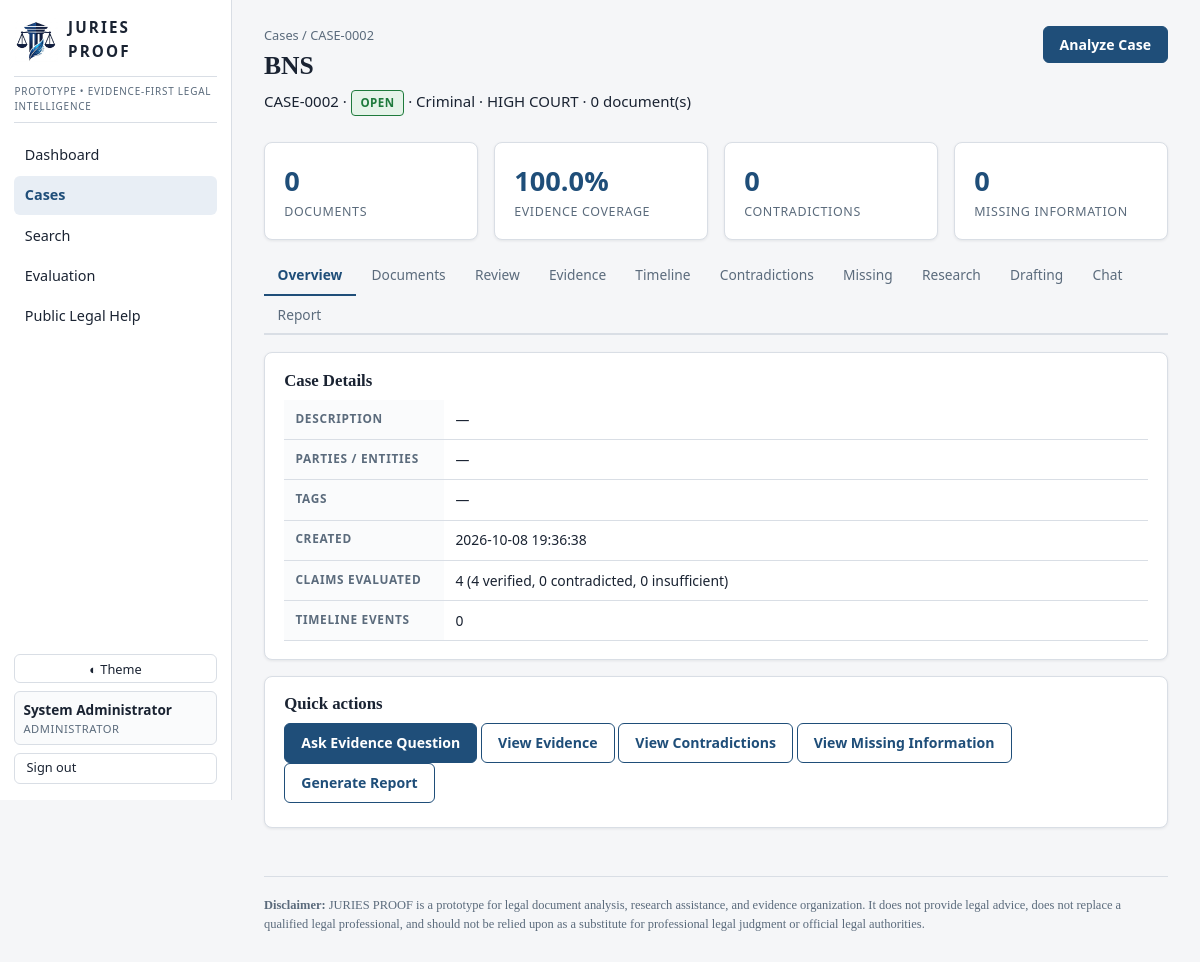
/cases/CASE-0002 (signed in), run on the app's committed database.
### tables this page shows
CREATE TABLE users (
    id INTEGER PRIMARY KEY AUTOINCREMENT,
    username TEXT UNIQUE NOT NULL,
    password_hash TEXT NOT NULL,
    role TEXT NOT NULL DEFAULT 'analyst',
    display_name TEXT,
    created_at TEXT NOT NULL
);

CREATE TABLE cases (
    id TEXT PRIMARY KEY,
    title TEXT NOT NULL,
    case_type TEXT,
    jurisdiction TEXT,
    status TEXT NOT NULL DEFAULT 'Open',
    description TEXT,
    parties TEXT,
    tags TEXT,
    created_at TEXT NOT NULL,
    updated_at TEXT NOT NULL
);

### app.py (the view)
@app.route("/cases/<case_id>")
@login_required
def case_detail(case_id, tab="overview"):
    tab = request.args.get("tab", "overview")
    case = query("SELECT * FROM cases WHERE id = ?", (case_id,), one=True)
    if not case:
        flash("Case not found.", "danger")
        return redirect(url_for("cases_page"))
    documents = query("SELECT * FROM documents WHERE case_id = ? ORDER BY upload_date DESC", (case_id,))
    coverage = analysis.evidence_coverage(case_id)
    counts = {
        "contradictions": query("SELECT COUNT(*) c FROM contradictions WHERE case_id=?", (case_id,), one=True)["c"],
        "missing": query("SELECT COUNT(*) c FROM missing_info WHERE case_id=? AND status='OPEN'", (case_id,), one=True)["c"],
        "claims": query("SELECT COUNT(*) c FROM claims WHERE case_id=?", (case_id,), one=True)["c"],
        "events": query("SELECT COUNT(*) c FROM events WHERE case_id=?", (case_id,), one=True)["c"],
    }
    ctx = {"case": case, "documents": documents, "tab": tab, "coverage": coverage, "counts": counts}
    if tab == "chat":
        ctx["messages"] = query("SELECT * FROM chat_messages WHERE case_id=? ORDER BY id DESC LIMIT 40", (case_id,))[::-1]
        ctx["claims"] = query("SELECT * FROM claims WHERE case_id=? AND origin='rag' ORDER BY created_at DESC LIMIT 30", (case_id,))
    elif tab == "timeline":
        ctx["events"] = query("SELECT * FROM events WHERE case_id=? ORDER BY id", (case_id,))
    elif tab == "contradictions":
        ctx["contradictions"] = query("SELECT * FROM contradictions WHERE case_id=? ORDER BY id DESC", (case_id,))
    elif tab == "missing":
        ctx["missing"] = query("SELECT * FROM missing_info WHERE case_id=? ORDER BY id DESC", (case_id,))
    elif tab == "review":
        ctx["review"] = analysis.run_case_review(case_id)
    return render_template("case_detail.html", **ctx)

### app.py (called while the page is built)
def current_user():
    uid = session.get("uid")
    if not uid:
        return None
    return query("SELECT * FROM users WHERE id = ?", (uid,), one=True)

def login_required(f):
    @wraps(f)
    def wrapper(*args, **kwargs):
        if not session.get("uid"):
            return redirect(url_for("login"))
        return f(*args, **kwargs)
    return wrapper

@app.context_processor
def inject_globals():
    user = current_user()
    return dict(now=datetime.utcnow(), current_user=user,
                role_labels=ROLE_LABELS, app_name="JURIES PROOF",
                llm_configured=config.llm_configured())

### jp/analysis.py (called while the page is built)
def evidence_coverage(case_id):
    claims = query("SELECT status FROM claims WHERE case_id = ?", (case_id,))
    total = len(claims)
    counts = {"VERIFIED": 0, "PARTIALLY SUPPORTED": 0, "UNSUPPORTED": 0,
              "CONTRADICTED": 0, "INSUFFICIENT EVIDENCE": 0}
    for c in claims:
        if c["status"] in counts:
            counts[c["status"]] += 1
    supported = counts["VERIFIED"]
    coverage = round(supported / total * 100, 1) if total else None
    return {
        "total_claims": total,
        "counts": counts,
        "coverage": coverage,
        "message": None if total >= 3 else "Not enough evaluated claims to calculate evidence coverage.",
    }

### jp/config.py (called while the page is built)
def llm_configured():
    return bool(GEMINI_API_KEY or OPENAI_API_KEY)

### jp/db.py (called while the page is built)
def get_db():
    os.makedirs(os.path.dirname(DB_PATH), exist_ok=True)
    conn = sqlite3.connect(DB_PATH)
    conn.row_factory = sqlite3.Row
    conn.execute("PRAGMA foreign_keys = ON")
    return conn

def query(sql, params=(), one=False):
    conn = get_db()
    cur = conn.execute(sql, params)
    rows = cur.fetchall()
    conn.close()
    return (rows[0] if rows else None) if one else rows

### templates/case_detail.html (shortened to what this page needs)
{% extends "base.html" %}
{% block content %}
<div class="page-head">
  <div>
    <div class="crumbs"><a href="{{ url_for('cases_page') }}">Cases</a> / {{ case.id }}</div>
    <h1>{{ case.title }}</h1>
    <p class="meta"><span class="mono">{{ case.id }}</span> &middot;
      <span class="badge badge-{{ 'ready' if case.status=='Open' else 'neutral' }}">{{ case.status }}</span>
      &middot; {{ case.case_type or 'No type' }} &middot; {{ case.jurisdiction or 'No jurisdiction' }}
      &middot; {{ documents|length }} document(s)
    </p>
  </div>
  <div>
    {% if current_user.role in ['admin','analyst','law_enforcement'] %}
    <form method="post" action="{{ url_for('analyze_case', case_id=case.id) }}" class="inline">
      <button type="submit" class="btn">Analyze Case</button>
    </form>
    {% endif %}
  </div>
</div>
<div class="grid grid-4">
  <div class="card stat"><div class="stat-value">{{ documents|length }}</div><div class="stat-label">Documents</div></div>
  <div class="card stat"><div class="stat-value">{{ coverage.coverage if coverage.coverage is not none else '—' }}{{ '%' if coverage.coverage is not none else '' }}</div>
    <div class="stat-label">Evidence Coverage{% if coverage.message %} <br><span style="text-transform:none;letter-spacing:0;">(not enough claims)</span>{% endif %}</div></div>
  <div class="card stat"><div class="stat-value">{{ counts.contradictions }}</div><div class="stat-label">Contradictions</div></div>
  <div class="card stat"><div class="stat-value">{{ counts.missing }}</div><div class="stat-label">Missing Information</div></div>
</div>
<div class="tabs">
  {% set tabs = ['overview','documents','review','evidence','timeline','contradictions','missing','research','drafting','chat','report'] %}
  {% for t in tabs %}
  <a class="{{ 'active' if tab==t }}" href="{{ url_for('case_detail', case_id=case.id, tab=t) }}">{{ t|capitalize }}</a>
  {% endfor %}
</div>
{% if tab == 'overview' %}
  <div class="card">
    <h3>Case Details</h3>
    <table class="data">
      <tbody>
        <tr><th style="width:160px;">Description</th><td>{{ case.description or '—' }}</td></tr>
        <tr><th>Parties / Entities</th><td>{{ case.parties or '—' }}</td></tr>
        <tr><th>Tags</th><td>{{ case.tags or '—' }}</td></tr>
        <tr><th>Created</th><td class="meta">{{ case.created_at[:19].replace('T',' ') }}</td></tr>
        <tr><th>Claims evaluated</th><td>{{ counts.claims }} ({{ coverage.counts.VERIFIED }} verified, {{ coverage.counts.CONTRADICTED }} contradicted, {{ coverage.counts['INSUFFICIENT EVIDENCE'] }} insufficient)</td></tr>
        <tr><th>Timeline events</th><td>{{ counts.events }}</td></tr>
      </tbody>
    </table>
  </div>
  <div class="card">
    <h3>Quick actions</h3>
    <p>
      {% if current_user.role != 'public' and current_user.role != 'government' %}
      <a class="btn" href="{{ url_for('case_detail', case_id=case.id, tab='chat') }}">Ask Evidence Question</a>
      {% endif %}
      <a class="btn btn-secondary" href="{{ url_for('evidence_center', case_id=case.id) }}">View Evidence</a>
      <a class="btn btn-secondary" href="{{ url_for('case_detail', case_id=case.id, tab='contradictions') }}">View Contradictions</a>
      <a class="btn btn-secondary" href="{{ url_for('case_detail', case_id=case.id, tab='missing') }}">View Missing Information</a>
      <a class="btn btn-secondary" href="{{ url_for('case_report', case_id=case.id) }}">Generate Report</a>
    </p>
  </div>
{% elif tab == 'research' %}
  <div class="card">
    <h3>Legal Research</h3>
    <p>Open the research workspace: <a class="btn btn-sm" href="{{ url_for('research_page', case_id=case.id) }}">Legal Research →</a></p>
  </div>
{% elif tab == 'drafting' %}
  <div class="card">
    <h3>Legal Drafting</h3>
    <p>Open the drafting workspace: <a class="btn btn-sm" href="{{ url_for('drafting_page', case_id=case.id) }}">Legal Drafting →</a></p>
  </div>
{% elif tab == 'report' %}
  <div class="card">
    <h3>Case Report</h3>
    <p>Open the structured, print-friendly report: <a class="btn btn-sm" href="{{ url_for('case_report', case_id=case.id) }}">Generate Report →</a></p>
  </div>
{% endif %}
{% endblock %}

### templates/base.html (shortened to what this page needs)
<!DOCTYPE html>
<html lang="en" data-theme="light">
<head>
  <link rel="stylesheet" href="{{ url_for('static', filename='css/style.css') }}">
</head>
<body>
  <div class="layout">
    <aside class="sidebar">
      <a class="brand" href="{{ url_for('dashboard') }}">
        <img src="{{ url_for('static', filename='img/logo.png') }}" alt="JURIES PROOF logo" class="brand-logo">
        <span class="brand-text">JURIES<br>PROOF</span>
      </a>
      <p class="banner">PROTOTYPE &bull; EVIDENCE-FIRST LEGAL INTELLIGENCE</p>
      {% if current_user and current_user.role != 'public' %}
      <nav class="nav">
        <a href="{{ url_for('dashboard') }}" class="{{ 'active' if request.path in ['/', '/dashboard'] }}">Dashboard</a>
        <a href="{{ url_for('cases_page') }}" class="{{ 'active' if request.path.startswith('/cases') and 'research' not in request.path }}">Cases</a>
        <a href="{{ url_for('global_search') }}" class="{{ 'active' if request.path.startswith('/search') }}">Search</a>
        <a href="{{ url_for('evaluation_page') }}" class="{{ 'active' if request.path.startswith('/evaluation') }}">Evaluation</a>
        <a href="{{ url_for('public_help') }}">Public Legal Help</a>
      </nav>
      {% else %}
      <nav class="nav">
        <a href="{{ url_for('public_help') }}" class="{{ 'active' if request.path.startswith('/public-help') }}">Public Legal Help</a>
      </nav>
      {% endif %}
      <div class="sidebar-footer">
        <button id="theme-toggle" class="btn btn-ghost btn-sm" type="button" aria-label="Toggle light/dark theme">◐ Theme</button>
        {% if current_user %}
          <div class="user-chip">
            <span class="user-name">{{ current_user.display_name or current_user.username }}</span>
            <span class="user-role">{{ role_labels[current_user.role] }}</span>
          </div>
          <a class="btn btn-ghost btn-sm" href="{{ url_for('logout') }}">Sign out</a>
        {% endif %}
      </div>
    </aside>
    <main class="content">
      {% block content %}{% endblock %}
      <footer class="footer">
        <p><strong>Disclaimer:</strong> JURIES PROOF is a prototype for legal document analysis, research assistance, and evidence organization. It does not provide legal advice, does not replace a qualified legal professional, and should not be relied upon as a substitute for professional legal judgment or official legal authorities.</p>
      </footer>
    </main>
  </div>
</body>
</html>

### data on the page
users: display_name "System Administrator", role "ADMINISTRATOR"
cases: id "CASE-0002", title "BNS", status "OPEN", case_type "Criminal", jurisdiction "HIGH COURT", description "—", parties "—", tags "—", created_at "2026-10-08 19:36:38"

### other printed values
{{ documents|length }} "0"
{{ coverage.coverage if coverage.coverage is not none else '—' }} "100.0"
{{ '%' if coverage.coverage is not none else '' }} "%"
{{ counts.contradictions }} "0"
{{ counts.missing }} "0"
{{ t|capitalize }} "Overview" "Documents" "Review" "Evidence" "Timeline" "Contradictions" "Missing" "Research" "Drafting" "Chat" "Report"
{{ counts.claims }} "4"
{{ coverage.counts.VERIFIED }} "4"
{{ coverage.counts.CONTRADICTED }} "0"
{{ coverage.counts['INSUFFICIENT EVIDENCE'] }} "0"
{{ counts.events }} "0"
